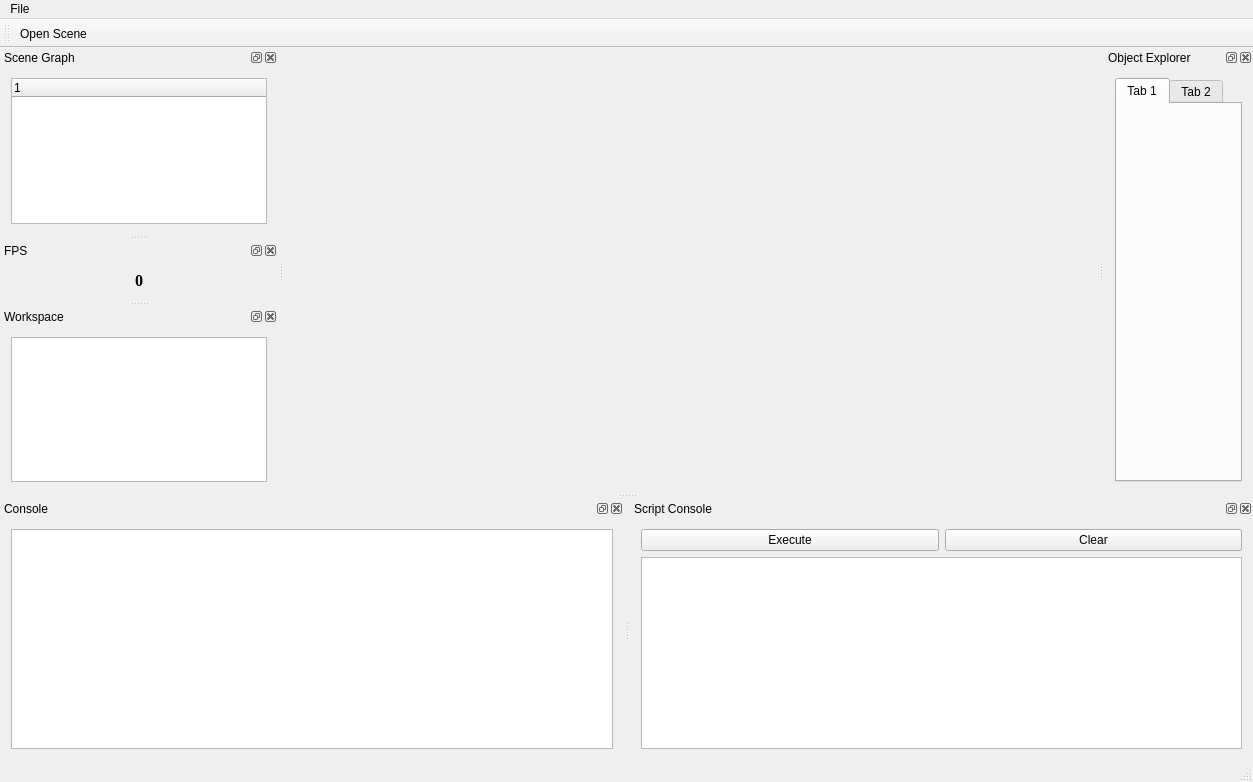
<?xml version="1.0" encoding="UTF-8"?>
<ui version="4.0">
 <class>MainWindow</class>
 <widget class="QMainWindow" name="MainWindow">
  <property name="geometry">
   <rect>
    <x>0</x>
    <y>0</y>
    <width>1253</width>
    <height>782</height>
   </rect>
  </property>
  <property name="windowTitle">
   <string>MainWindow</string>
  </property>
  <widget class="QWidget" name="centralWidget"/>
  <widget class="QMenuBar" name="menuBar">
   <property name="geometry">
    <rect>
     <x>0</x>
     <y>0</y>
     <width>1253</width>
     <height>21</height>
    </rect>
   </property>
   <widget class="QMenu" name="menuFile">
    <property name="title">
     <string>File</string>
    </property>
    <widget class="QMenu" name="menuOpen">
     <property name="title">
      <string>Open...</string>
     </property>
     <addaction name="actionScene"/>
    </widget>
    <addaction name="menuOpen"/>
   </widget>
   <addaction name="menuFile"/>
  </widget>
  <widget class="QToolBar" name="mainToolBar">
   <attribute name="toolBarArea">
    <enum>TopToolBarArea</enum>
   </attribute>
   <attribute name="toolBarBreak">
    <bool>false</bool>
   </attribute>
   <addaction name="actionScene"/>
  </widget>
  <widget class="QStatusBar" name="statusBar"/>
  <widget class="QDockWidget" name="consoleDock">
   <property name="minimumSize">
    <size>
     <width>95</width>
     <height>111</height>
    </size>
   </property>
   <property name="baseSize">
    <size>
     <width>80</width>
     <height>80</height>
    </size>
   </property>
   <property name="accessibleName">
    <string/>
   </property>
   <property name="floating">
    <bool>false</bool>
   </property>
   <property name="allowedAreas">
    <set>Qt::BottomDockWidgetArea|Qt::LeftDockWidgetArea|Qt::RightDockWidgetArea</set>
   </property>
   <property name="windowTitle">
    <string>Console</string>
   </property>
   <attribute name="dockWidgetArea">
    <number>8</number>
   </attribute>
   <widget class="QWidget" name="dockWidgetContents_3">
    <layout class="QGridLayout" name="gridLayout">
     <item row="0" column="0">
      <widget class="QTextBrowser" name="console">
       <property name="font">
        <font>
         <family>Times New Roman</family>
         <pointsize>12</pointsize>
         <weight>75</weight>
         <bold>true</bold>
        </font>
       </property>
       <property name="html">
        <string>&lt;!DOCTYPE HTML PUBLIC &quot;-//W3C//DTD HTML 4.0//EN&quot; &quot;http://www.w3.org/TR/REC-html40/strict.dtd&quot;&gt;
&lt;html&gt;&lt;head&gt;&lt;meta name=&quot;qrichtext&quot; content=&quot;1&quot; /&gt;&lt;style type=&quot;text/css&quot;&gt;
p, li { white-space: pre-wrap; }
&lt;/style&gt;&lt;/head&gt;&lt;body style=&quot; font-family:'Times New Roman'; font-size:12pt; font-weight:600; font-style:normal;&quot;&gt;
&lt;p style=&quot;-qt-paragraph-type:empty; margin-top:0px; margin-bottom:0px; margin-left:0px; margin-right:0px; -qt-block-indent:0; text-indent:0px; font-family:'MS Shell Dlg 2'; font-size:8.25pt; font-weight:400;&quot;&gt;&lt;br /&gt;&lt;/p&gt;&lt;/body&gt;&lt;/html&gt;</string>
       </property>
      </widget>
     </item>
    </layout>
   </widget>
  </widget>
  <widget class="QDockWidget" name="scriptConsoleDock">
   <property name="windowTitle">
    <string>Script Console</string>
   </property>
   <attribute name="dockWidgetArea">
    <number>8</number>
   </attribute>
   <widget class="QWidget" name="dockWidgetContents_4">
    <layout class="QGridLayout" name="gridLayout_4">
     <item row="0" column="0">
      <widget class="QPushButton" name="scriptExecuteBtn">
       <property name="text">
        <string>Execute</string>
       </property>
      </widget>
     </item>
     <item row="0" column="1">
      <widget class="QPushButton" name="clearScriptConsoleButton">
       <property name="text">
        <string>Clear</string>
       </property>
      </widget>
     </item>
     <item row="1" column="0" colspan="2">
      <widget class="QPlainTextEdit" name="scriptEditBox">
       <property name="font">
        <font>
         <family>Times New Roman</family>
         <pointsize>12</pointsize>
         <weight>75</weight>
         <bold>true</bold>
        </font>
       </property>
      </widget>
     </item>
    </layout>
   </widget>
  </widget>
  <widget class="QDockWidget" name="objectExplorerDock">
   <property name="windowTitle">
    <string>Object Explorer</string>
   </property>
   <attribute name="dockWidgetArea">
    <number>2</number>
   </attribute>
   <widget class="QWidget" name="dockWidgetContents_6">
    <layout class="QGridLayout" name="gridLayout_2">
     <item row="0" column="0">
      <widget class="QTabWidget" name="tabWidget">
       <property name="currentIndex">
        <number>0</number>
       </property>
       <widget class="QWidget" name="tab">
        <attribute name="title">
         <string>Tab 1</string>
        </attribute>
       </widget>
       <widget class="QWidget" name="tab_2">
        <attribute name="title">
         <string>Tab 2</string>
        </attribute>
       </widget>
      </widget>
     </item>
    </layout>
   </widget>
  </widget>
  <widget class="QDockWidget" name="sceneGraphDock">
   <property name="allowedAreas">
    <set>Qt::BottomDockWidgetArea|Qt::LeftDockWidgetArea|Qt::RightDockWidgetArea</set>
   </property>
   <property name="windowTitle">
    <string>Scene Graph</string>
   </property>
   <attribute name="dockWidgetArea">
    <number>1</number>
   </attribute>
   <widget class="QWidget" name="dockWidgetContents">
    <layout class="QGridLayout" name="gridLayout_3">
     <item row="0" column="0" colspan="2">
      <widget class="QTreeWidget" name="treeWidget">
       <column>
        <property name="text">
         <string notr="true">1</string>
        </property>
       </column>
      </widget>
     </item>
    </layout>
   </widget>
  </widget>
  <widget class="QDockWidget" name="fpsDock">
   <property name="windowTitle">
    <string>FPS</string>
   </property>
   <attribute name="dockWidgetArea">
    <number>1</number>
   </attribute>
   <widget class="QWidget" name="dockWidgetContents_2">
    <layout class="QGridLayout" name="gridLayout_5">
     <item row="0" column="0">
      <layout class="QHBoxLayout" name="horizontalLayout">
       <item>
        <widget class="QLabel" name="fpsDisplay">
         <property name="font">
          <font>
           <family>Times New Roman</family>
           <pointsize>12</pointsize>
           <weight>75</weight>
           <bold>true</bold>
          </font>
         </property>
         <property name="text">
          <string>0</string>
         </property>
         <property name="alignment">
          <set>Qt::AlignCenter</set>
         </property>
        </widget>
       </item>
      </layout>
     </item>
    </layout>
   </widget>
  </widget>
  <widget class="QDockWidget" name="workspaceDock">
   <property name="windowTitle">
    <string>Workspace</string>
   </property>
   <attribute name="dockWidgetArea">
    <number>1</number>
   </attribute>
   <widget class="QWidget" name="dockWidgetContents_5">
    <layout class="QGridLayout" name="gridLayout_6">
     <item row="0" column="0">
      <widget class="QTableView" name="workspace"/>
     </item>
    </layout>
   </widget>
  </widget>
  <action name="actionScene">
   <property name="text">
    <string>Open Scene</string>
   </property>
  </action>
 </widget>
 <layoutdefault spacing="6" margin="11"/>
 <resources/>
 <connections/>
</ui>
